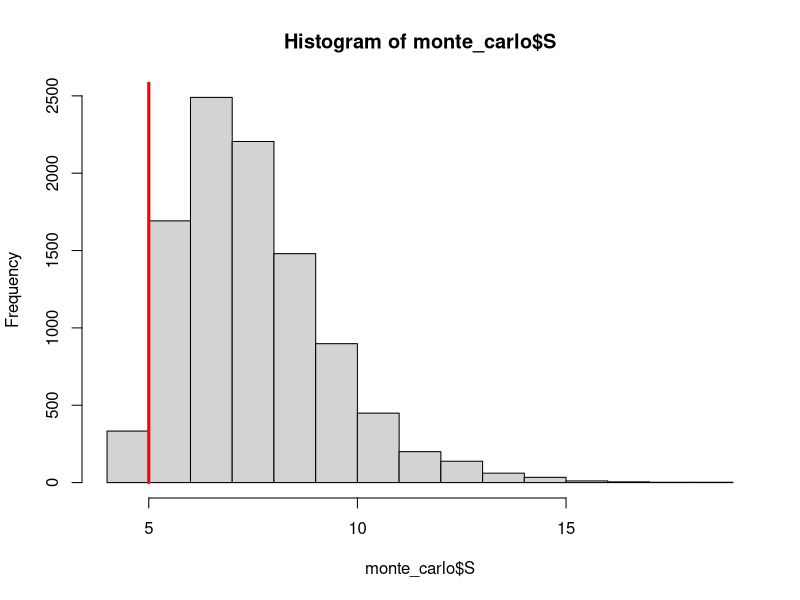
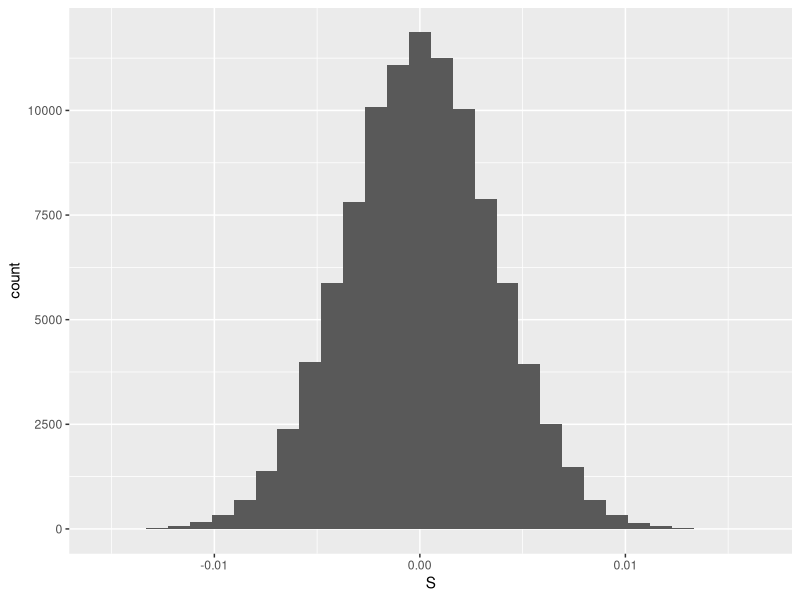

Here is the R script that generated these plots, in order:
## ---- chunk 1
library(dplyr)
library(ggplot2)

longestRun = function(flips){
  # the first flip is always a run of length 1.
  MaxRunSoFar = 1
  currentRun = 1
  
  for(i in 2:length(flips)){ # for every flip
    # if it is equal to the last flip
    if(flips[i]==flips[i-1]){
      # then increase the length of the currentRun
      currentRun = currentRun + 1
      # and if the run is larger than the maxRunSoFar, redefine that.
      if(currentRun>MaxRunSoFar) MaxRunSoFar = currentRun
    }
    # otherwise, 
    if(flips[i]!=flips[i-1]){
      # set the current run back to 1
      currentRun=1
  }
  }
  return(MaxRunSoFar)
}

## ---- chunk 2
sequence_of_flips = "THTHHHTTTTHTTTHTTHTHTTTTHHHTHHHTHTHHTHHHTHTTHHHTTTHTTTHHHTHTTTHTHHHTHTHTHHTTTHTHTHTTTHTHHHTTHTHHHHTHTTHTHTTHTHHHTHTHHTHTHTHHTHHHHTTHHTTHTTTHHHTHHHTHHTHHTHTTHTHHTHHHTHTHHHHTTHHHHTTTHTTHHHHTTHHTTTTHHHHH"
## ---- chunk 3
s= sequence_of_flips %>% strsplit( split = "") %>% unlist() %>% longestRun()
s
## ---- chunk 4

# First, write a function to simulate S
simulate_S = function(){
  S = sample(c("H","T"), 200,replace=T) %>% longestRun()
  return(S)
}

r = 10000
monte_carlo = data.frame(replicate = 1:r, 
                         S = rep(NA,r), 
                         S_in_A = rep(NA, r)) 

for(i in 1:r){
  monte_carlo$S[i] = simulate_S()
}
hist(monte_carlo$S, breaks = 20)
lines(c(5,5), c(0,100000), col = "red", lwd = 3)
## ---- chunk 5
# Second, write a function to evaluate whether X \in A.
check_if_S_in_A = function(S){
  return(S  <= 5)
}

for(i in 1:r){
  monte_carlo$S_in_A[i] = check_if_S_in_A(monte_carlo$S[i])
 
}

monte_carlo = as_tibble(monte_carlo)
p_value = monte_carlo %>% summarise(mean(S_in_A))
## ---- chunk 6
library(purrr)
simulate_S = function(){
  
  lots_of_random_variables = rbernoulli(n = 1000, p = 1/2)
  X = mean(lots_of_random_variables)
  
  ## or, you could write:
  # X = rbinom(n = 1, size = 1000, prob = 1/2) / 1000
  
  S = X - 1/2
  return(S)
}
## ---- chunk 7
check_if_S_in_surprising_set = function(S){
  return(abs(S) >= .04)
}
## ---- chunk 8
library(dplyr)
r = 10000
monte_carlo = data.frame(replicate = 1:r, 
                         S = rep(NA,r), 
                         S_in_suprising_set = rep(NA, r)) 
for(i in 1:r){
  monte_carlo$S[i] = simulate_S()
  monte_carlo$S_in_suprising_set[i] = check_if_S_in_surprising_set(monte_carlo$S[i])
 }

monte_carlo = as_tibble(monte_carlo)
monte_carlo %>% summarise(mean(S_in_suprising_set))
## ---- chunk 9
check_if_S_in_surprising_set = function(S){
  return(abs(S) >= .02)  # why .02????
}
library(dplyr)
r = 10000
monte_carlo = data.frame(replicate = 1:r, 
                         S = rep(NA,r), 
                         S_in_suprising_set = rep(NA, r)) 
for(i in 1:r){
  monte_carlo$S[i] = simulate_S()
  monte_carlo$S_in_suprising_set[i] = check_if_S_in_surprising_set(monte_carlo$S[i])
 }

monte_carlo = as_tibble(monte_carlo)
monte_carlo %>% summarise(mean(S_in_suprising_set))
## ---- chunk 10
simulate_S = function(){
  
  lots_of_random_variables = rbernoulli(n = 10000, p = 1/2)
  X = mean(lots_of_random_variables)
  
  ## or, you could write:
  # X = rbinom(n = 1, size = 10000, prob = 1/2) / 10000
  
  S = X - 1/2
  return(S)
}

r = 10000
monte_carlo = data.frame(replicate = 1:r, 
                         S = rep(NA,r), 
                         S_in_suprising_set = rep(NA, r)) 
for(i in 1:r){
  monte_carlo$S[i] = simulate_S()
  monte_carlo$S_in_suprising_set[i] = check_if_S_in_surprising_set(monte_carlo$S[i])
 }

monte_carlo = as_tibble(monte_carlo)
monte_carlo %>% summarise(mean(S_in_suprising_set))
## ---- chunk 11
s = (38000-39404)/(38000+39404)
s
## ---- chunk 12
library(dplyr)
# First, write a function to simulate S
simulate_S = function(){
  D2018 = rpois(1,38702)
  D2019 = rpois(1,38702)
  S = (D2019-D2018)/(D2019+D2018)
  return(S)
}

# Second, write a function to evaluate whether S \in A.
check_if_S_in_A = function(S){
  return(abs(S)  > abs(s))
}

# Now, we are going to do it lots of times.  
# Let's arrange the simulations in a data.frame with three columns
r = 100000
monte_carlo = data.frame(replicate = 1:r, 
                         S = rep(NA,r), 
                         S_in_A = rep(NA, r)) 
for(i in 1:r){
  # monte_carlo$S[i] = simulate_S()
  # monte_carlo$S_in_A[i] = check_if_S_in_A(monte_carlo$X[i])
 
# I'm going to use the alterative way...
 monte_carlo[i,2] = simulate_S()
 monte_carlo[i,3] = check_if_S_in_A(monte_carlo[i,2])
}

monte_carlo = as_tibble(monte_carlo)
monte_carlo %>% summarise(mean(S_in_A))
## ---- chunk 13
monte_carlo %>% ggplot(aes(x = S)) + geom_histogram()
## ---- chunk 14
# enter the data:
odd = 20
even = 15
proportionOdd = odd/(odd+even)
proportionOdd
## ---- chunk 15
library(purrr)
simulate_S = function(){
  which_birthdays_are_odd = rbernoulli(n = 35, p = .5)  
  oddBirthdays = sum(which_birthdays_are_odd)
  proportionOdd = oddBirthdays/35
  S = proportionOdd
  # # rbernoulli comes from purrr. 
  # # if you prefer very concise code
  # # you could write:
  # X = rbinom(n = 1,size = 35,prob = .5)/35
  #  note that this concise code doesn't depend on purrr 
  return(S)
}
## ---- chunk 16

